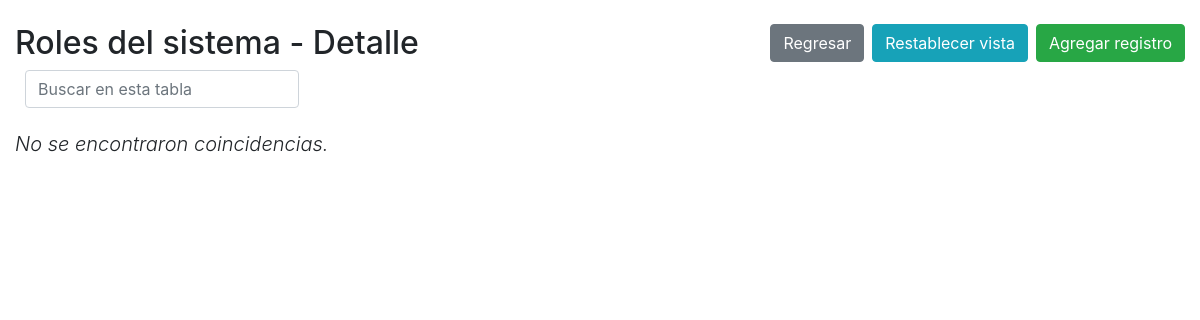
The page /roles_sistema-index.php on the database as committed earlier.
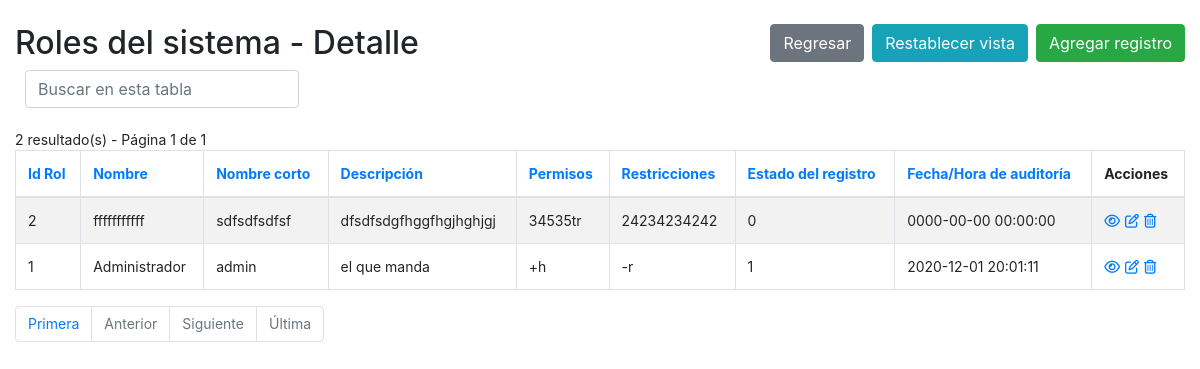
The same page on the database as committed later.
### tables this page shows
CREATE TABLE `roles_sistema` (
  `idRolSistema` int(11) NOT NULL,
  `nombreLargoRolSistema` varchar(50) DEFAULT NULL,
  `nombreCorto` varchar(50) DEFAULT NULL,
  `descripcionRolSistema` text DEFAULT NULL,
  `permisos` varchar(500) DEFAULT NULL,
  `restricciones` varchar(500) DEFAULT NULL,
  `estado` tinyint(4) NOT NULL DEFAULT 1,
  `auditoria` datetime NOT NULL DEFAULT current_timestamp() ON UPDATE current_timestamp()
);

### config.php (called while the page is built, shortened)
<?php
$no_of_records_per_page = 15;
?>

### roles_sistema-index.php (the view, shortened to what the changed rows need)
<!DOCTYPE html>
<html lang="es">
<head>
    <link rel="stylesheet" href="https://stackpath.bootstrapcdn.com/bootstrap/4.5.0/css/bootstrap.min.css">
</head>
<body>
    <section class="pt-4">
        <div class="container-fluid">
            <div class="row">
                <div class="col-md-12">
                    <div class="page-header clearfix">
                        <h2 class="float-left">Roles del sistema - Detalle</h2>
                        <a href="roles_sistema-create.php" class="btn btn-success float-right">Agregar registro</a>
                        <a href="roles_sistema-index.php" class="btn btn-info float-right mr-2">Restablecer vista</a>
                        <a href="index.php" class="btn btn-secondary float-right mr-2">Regresar</a>
                    </div>
                    <div class="form-row">
                        <form action="roles_sistema-index.php" method="get">
                    </div>
                    <br>
                    <?php
                    require_once "config.php";
                    $domain     = $_SERVER['HTTP_HOST'];
                    $script   = $_SERVER['SCRIPT_NAME'];
                    $parameters   = $_SERVER['QUERY_STRING'];
                    $protocol=strpos(strtolower($_SERVER['SERVER_PROTOCOL']),'https')
                                === FALSE ? 'http' : 'https';
                    $currenturl = $protocol . '://' . $domain. $script . '?' . $parameters;
                    if (isset($_GET['pageno'])) {
                        $pageno = $_GET['pageno'];
                    } else {
                        $pageno = 1;
                    }
                    $offset = ($pageno-1) * $no_of_records_per_page;
                    $total_pages_sql = "SELECT COUNT(*) FROM roles_sistema";
                    $result = mysqli_query($link,$total_pages_sql);
                    $total_rows = mysqli_fetch_array($result)[0];
                    $total_pages = ceil($total_rows / $no_of_records_per_page);
                    $order = 'idRolSistema';
                    $sortBy = array('asc', 'desc'); $sort = 'desc';
                    $sql = "SELECT * FROM roles_sistema ORDER BY $order $sort LIMIT $offset, $no_of_records_per_page";
                    $count_pages = "SELECT * FROM roles_sistema";
                    if(!empty($_GET['search'])) {
                        $search = ($_GET['search']);
                        $sql = "SELECT * FROM roles_sistema
                            WHERE CONCAT (idRol,nombreLargoRolSistema,nombreCorto,descripcionRolSistema,permisos,restricciones,estado,auditoria)
                            LIKE '%$search%'
                            ORDER BY $order $sort
                            LIMIT $offset, $no_of_records_per_page";
                        $count_pages = "SELECT * FROM roles_sistema
                            WHERE CONCAT (idRol,nombreLargoRolSistema,nombreCorto,descripcionRolSistema,permisos,restricciones,estado,auditoria)
                            LIKE '%$search%'
                            ORDER BY $order $sort";
                    }
                    else {
                        $search = "";
                    }
                    if($result = mysqli_query($link, $sql)){
                        if(mysqli_num_rows($result) > 0){
                            if ($result_count = mysqli_query($link, $count_pages)) {
                               $total_pages = ceil(mysqli_num_rows($result_count) / $no_of_records_per_page);
                           }
                            $number_of_results = mysqli_num_rows($result_count);
                            echo "<div class='cantidad-paginas'>" . $number_of_results . " resultado(s) - Página " . $pageno . " de " . $total_pages . "</div>";
                            echo "<table class='table table-bordered table-striped'>";
                                echo "<thead>";
                                    echo "<tr>";
                                        echo "<th><a href=?search=$search&sort=&order=idRol&sort=$sort>Id Rol</th>";
										echo "<th><a href=?search=$search&sort=&order=nombreLargoRolSistema&sort=$sort>Nombre</th>";
										echo "<th><a href=?search=$search&sort=&order=nombreCorto&sort=$sort>Nombre corto</th>";
										echo "<th><a href=?search=$search&sort=&order=descripcionRolSistema&sort=$sort>Descripción</th>";
										echo "<th><a href=?search=$search&sort=&order=permisos&sort=$sort>Permisos</th>";
										echo "<th><a href=?search=$search&sort=&order=restricciones&sort=$sort>Restricciones</th>";
										echo "<th><a href=?search=$search&sort=&order=estado&sort=$sort>Estado del registro</th>";
										echo "<th><a href=?search=$search&sort=&order=auditoria&sort=$sort>Fecha/Hora de auditoría</th>";
                                        echo "<th>Acciones</th>";
                                    echo "</tr>";
                                echo "</thead>";
                                echo "<tbody>";
                                while($row = mysqli_fetch_array($result)){
                                    echo "<tr>";
                                    echo "<td>" . $row['idRolSistema'] . "</td>";echo "<td>" . $row['nombreLargoRolSistema'] . "</td>";echo "<td>" . $row['nombreCorto'] . "</td>";echo "<td>" . $row['descripcionRolSistema'] . "</td>";echo "<td>" . $row['permisos'] . "</td>";echo "<td>" . $row['restricciones'] . "</td>";echo "<td>" . $row['estado'] . "</td>";echo "<td>" . $row['auditoria'] . "</td>";
                                        echo "<td>";
                                            echo "<a href='roles_sistema-read.php?idRol=". $row['idRolSistema'] ."' title='Ver Registro' data-toggle='tooltip'><i class='far fa-eye'></i></a>";
                                            echo "<a href='roles_sistema-update.php?idRol=". $row['idRolSistema'] ."' title='Actualizar Registro' data-toggle='tooltip'><i class='far fa-edit'></i></a>";
                                            echo "<a href='roles_sistema-delete.php?idRol=". $row['idRolSistema'] ."' title='Borrar Registro' data-toggle='tooltip'><i class='far fa-trash-alt'></i></a>";
                                        echo "</td>";
                                    echo "</tr>";
                                }
                                echo "</tbody>";
                            echo "</table>";
?>
                                <ul class="pagination" align-right>
                                <?php
                                    $new_url = preg_replace('/&?pageno=[^&]*/', '', $currenturl);
                                 ?>
                                    <li class="page-item"><a class="page-link" href="<?php echo $new_url .'&pageno=1' ?>">Primera</a></li>
                                    <li class="page-item <?php if($pageno <= 1){ echo 'disabled'; } ?>">
                                        <a class="page-link" href="<?php if($pageno <= 1){ echo '#'; } else { echo $new_url ."&pageno=".($pageno - 1); } ?>">Anterior</a>
                                    </li>
                                    <li class="page-item <?php if($pageno >= $total_pages){ echo 'disabled'; } ?>">
                                        <a class="page-link" href="<?php if($pageno >= $total_pages){ echo '#'; } else { echo $new_url . "&pageno=".($pageno + 1); } ?>">Siguiente</a>
                                    </li>
                                    <li class="page-item <?php if($pageno >= $total_pages){ echo 'disabled'; } ?>">
                                        <a class="page-item"><a class="page-link" href="<?php echo $new_url .'&pageno=' . $total_pages; ?>">Última</a>
                                    </li>
                                </ul>
<?php
                        } else{
                            echo "<p class='lead sin-registros'><em>No se encontraron coincidencias.</em></p>";
                        }
                    } else{
                        echo "ERROR: No fue posible ejecutar $sql. " . mysqli_error($link);
                    }
                    ?>
                </div>
            </div>
        </div>
    </section>
</body>
</html>

Rows that differ between the two databases and show on the page:
added roles_sistema: idRolSistema "2", nombreLargoRolSistema "fffffffffff", nombreCorto "sdfsdfsdfsf", descripcionRolSistema "dfsdfsdgfhggfhgjhghjgj", permisos "34535tr", restricciones "24234234242", estado "0", auditoria "0000-00-00 00:00:00"
added roles_sistema: idRolSistema "1", nombreLargoRolSistema "Administrador", nombreCorto "admin", descripcionRolSistema "el que manda", permisos "+h", restricciones "-r", estado "1", auditoria "2020-12-01 20:01:11"
Other text that changed with them:
$number_of_results: (not shown) → "2"
$pageno: (not shown) → "1"
$total_pages: (not shown) → "1"
text no longer shown: "No se encontraron coincidencias."
text now shown: "resultado(s) - Página de Id Rol Nombre Nombre corto Descripción Permisos Restricciones Estado del registro Fecha/Hora de auditoría Acciones Primera Anterior Siguiente Última"
